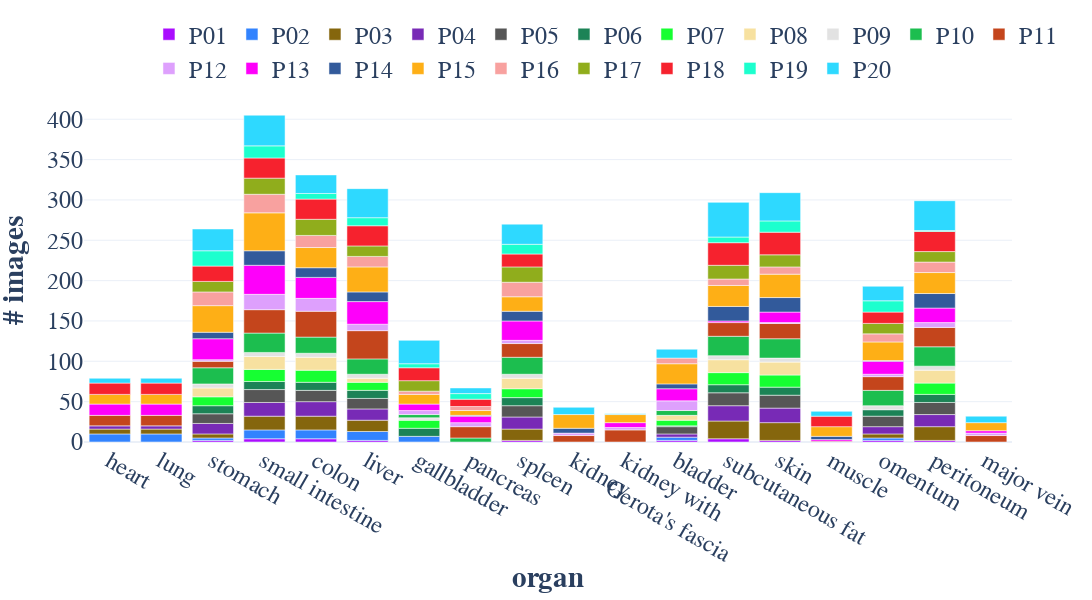

Notebook code cell kept with this figure:
### Markdown cell above
## Barchart

### Code cell
df_labels = sqldf("""
    SELECT label_name, subject_name AS `pig identifier`, COUNT(*) AS n_images, SUM(n_pixels) AS n_pixels
    FROM df
    GROUP BY label_name, subject_name
""").query("label_name in @labels")
df_labels.replace(pigs, [f"P{pigs.index(p) + 1:02d}" for p in pigs], inplace=True)
df_labels.replace(labels, labels_plotly, inplace=True)
df_labels.sort_values(by=["pig identifier"], inplace=True)

fig = px.bar(
    df_labels,
    x="label_name",
    y="n_images",
    color="pig identifier",
    color_discrete_sequence=px.colors.qualitative.Alphabet,
)
fig.update_xaxes(tickangle=30, categoryorder="array", categoryarray=labels_plotly)
fig.update_yaxes(matches=None, showticklabels=True)
fig.update_layout(height=600, width=2000)
fig.update_layout(yaxis_title="<b># images</b>", xaxis_title=dict(text="<b>organ</b>", standoff=0))
fig.update_layout(legend=dict(x=0.07, y=1.02, yanchor="bottom", orientation="h", title=""))
fig.update_layout(template="plotly_white", font_family="Libertinus Serif", font_size=24)
fig.write_image(settings_seg.paper_dir / "data_statistics_bar.pdf")
fig.show()

### Figure 1 — Plotly figure (JSON) as saved in the notebook; plotly's stock layout.template omitted (floating-point values rounded to 4 significant figures)
{"data": [{"alignmentgroup": "True", "hovertemplate": "pig identifier=P01<br>label_name=%{x}<br>n_images=%{y}<extra></extra>", "legendgroup": "P01", "marker": {"color": "#AA0DFE", "pattern": {"shape": ""}}, "name": "P01", "offsetgroup": "P01", "orientation": "v", "showlegend": true, "textposition": "auto", "type": "bar", "x": ["bladder", "stomach", "spleen", "small intestine", "skin", "peritoneum", "omentum", "liver", "colon", "subcutaneous fat"], "xaxis": "x", "y": [2, 2, 2, 4, 2, 2, 2, 2, 4, 4], "yaxis": "y"}, {"alignmentgroup": "True", "hovertemplate": "pig identifier=P02<br>label_name=%{x}<br>n_images=%{y}<extra></extra>", "legendgroup": "P02", "marker": {"color": "#3283FE", "pattern": {"shape": ""}}, "name": "P02", "offsetgroup": "P02", "orientation": "v", "showlegend": true, "textposition": "auto", "type": "bar", "x": ["stomach", "small intestine", "lung", "liver", "heart", "gallbladder", "omentum", "colon", "bladder"], "xaxis": "x", "y": [3, 11, 10, 11, 10, 7, 3, 11, 4], "yaxis": "y"}, {"alignmentgroup": "True", "hovertemplate": "pig identifier=P03<br>label_name=%{x}<br>n_images=%{y}<extra></extra>", "legendgroup": "P03", "marker": {"color": "#85660D", "pattern": {"shape": ""}}, "name": "P03", "offsetgroup": "P03", "orientation": "v", "showlegend": true, "textposition": "auto", "type": "bar", "x": ["small intestine", "subcutaneous fat", "spleen", "heart", "omentum", "liver", "stomach", "skin", "lung", "peritoneum", "muscle", "colon"], "xaxis": "x", "y": [17, 22, 14, 6, 5, 14, 5, 22, 6, 17, 1, 17], "yaxis": "y"}, {"alignmentgroup": "True", "hovertemplate": "pig identifier=P04<br>label_name=%{x}<br>n_images=%{y}<extra></extra>", "legendgroup": "P04", "marker": {"color": "#782AB6", "pattern": {"shape": ""}}, "name": "P04", "offsetgroup": "P04", "orientation": "v", "showlegend": true, "textposition": "auto", "type": "bar", "x": ["liver", "small intestine", "lung", "heart", "peritoneum", "spleen", "bladder", "skin", "colon", "omentum", "subcutaneous fat", "stomach"], "xaxis": "x", "y": [14, 17, 4, 4, 15, 15, 4, 18, 18, 9, 19, 13], "yaxis": "y"}, {"alignmentgroup": "True", "hovertemplate": "pig identifier=P05<br>label_name=%{x}<br>n_images=%{y}<extra></extra>", "legendgroup": "P05", "marker": {"color": "#565656", "pattern": {"shape": ""}}, "name": "P05", "offsetgroup": "P05", "orientation": "v", "showlegend": true, "textposition": "auto", "type": "bar", "x": ["omentum", "liver", "subcutaneous fat", "colon", "small intestine", "stomach", "peritoneum", "skin", "bladder", "spleen"], "xaxis": "x", "y": [13, 13, 16, 14, 16, 12, 15, 16, 9, 14], "yaxis": "y"}, {"alignmentgroup": "True", "hovertemplate": "pig identifier=P06<br>label_name=%{x}<br>n_images=%{y}<extra></extra>", "legendgroup": "P06", "marker": {"color": "#1C8356", "pattern": {"shape": ""}}, "name": "P06", "offsetgroup": "P06", "orientation": "v", "showlegend": true, "textposition": "auto", "type": "bar", "x": ["bladder", "liver", "stomach", "skin", "small intestine", "peritoneum", "omentum", "gallbladder", "spleen", "colon", "subcutaneous fat"], "xaxis": "x", "y": [1, 10, 10, 10, 10, 10, 8, 10, 10, 10, 10], "yaxis": "y"}, {"alignmentgroup": "True", "hovertemplate": "pig identifier=P07<br>label_name=%{x}<br>n_images=%{y}<extra></extra>", "legendgroup": "P07", "marker": {"color": "#16FF32", "pattern": {"shape": ""}}, "name": "P07", "offsetgroup": "P07", "orientation": "v", "showlegend": true, "textposition": "auto", "type": "bar", "x": ["peritoneum", "bladder", "gallbladder", "skin", "spleen", "subcutaneous fat", "colon", "liver", "small intestine", "stomach"], "xaxis": "x", "y": [14, 7, 10, 15, 11, 15, 15, 10, 15, 11], "yaxis": "y"}, {"alignmentgroup": "True", "hovertemplate": "pig identifier=P08<br>label_name=%{x}<br>n_images=%{y}<extra></extra>", "legendgroup": "P08", "marker": {"color": "#F7E1A0", "pattern": {"shape": ""}}, "name": "P08", "offsetgroup": "P08", "orientation": "v", "showlegend": true, "textposition": "auto", "type": "bar", "x": ["liver", "bladder", "peritoneum", "colon", "subcutaneous fat", "skin", "spleen", "stomach", "small intestine"], "xaxis": "x", "y": [5, 6, 16, 16, 16, 16, 13, 11, 16], "yaxis": "y"}, {"alignmentgroup": "True", "hovertemplate": "pig identifier=P09<br>label_name=%{x}<br>n_images=%{y}<extra></extra>", "legendgroup": "P09", "marker": {"color": "#E2E2E2", "pattern": {"shape": ""}}, "name": "P09", "offsetgroup": "P09", "orientation": "v", "showlegend": true, "textposition": "auto", "type": "bar", "x": ["peritoneum", "omentum", "spleen", "gallbladder", "colon", "small intestine", "liver", "subcutaneous fat", "stomach", "skin"], "xaxis": "x", "y": [5, 5, 5, 3, 5, 5, 5, 5, 5, 5], "yaxis": "y"}, {"alignmentgroup": "True", "hovertemplate": "pig identifier=P10<br>label_name=%{x}<br>n_images=%{y}<extra></extra>", "legendgroup": "P10", "marker": {"color": "#1CBE4F", "pattern": {"shape": ""}}, "name": "P10", "offsetgroup": "P10", "orientation": "v", "showlegend": true, "textposition": "auto", "type": "bar", "x": ["subcutaneous fat", "gallbladder", "spleen", "stomach", "colon", "bladder", "liver", "peritoneum", "pancreas", "omentum", "skin", "small intestine"], "xaxis": "x", "y": [24, 4, 21, 20, 20, 6, 19, 24, 5, 19, 24, 24], "yaxis": "y"}, {"alignmentgroup": "True", "hovertemplate": "pig identifier=P11<br>label_name=%{x}<br>n_images=%{y}<extra></extra>", "legendgroup": "P11", "marker": {"color": "#C4451C", "pattern": {"shape": ""}}, "name": "P11", "offsetgroup": "P11", "orientation": "v", "showlegend": true, "textposition": "auto", "type": "bar", "x": ["pancreas", "omentum", "subcutaneous fat", "major vein", "spleen", "kidney", "heart", "lung", "peritoneum", "small intestine", "colon", "stomach", "liver", "kidney with<br>Gerota's fascia", "skin"], "xaxis": "x", "y": [14, 17, 17, 8, 17, 8, 13, 13, 24, 29, 32, 8, 35, 15, 19], "yaxis": "y"}, {"alignmentgroup": "True", "hovertemplate": "pig identifier=P12<br>label_name=%{x}<br>n_images=%{y}<extra></extra>", "legendgroup": "P12", "marker": {"color": "#DEA0FD", "pattern": {"shape": ""}}, "name": "P12", "offsetgroup": "P12", "orientation": "v", "showlegend": true, "textposition": "auto", "type": "bar", "x": ["small intestine", "pancreas", "skin", "peritoneum", "spleen", "stomach", "omentum", "bladder", "gallbladder", "kidney", "kidney with<br>Gerota's fascia", "colon", "major vein", "liver"], "xaxis": "x", "y": [19, 5, 1, 6, 4, 2, 3, 12, 5, 3, 3, 16, 3, 8], "yaxis": "y"}, {"alignmentgroup": "True", "hovertemplate": "pig identifier=P13<br>label_name=%{x}<br>n_images=%{y}<extra></extra>", "legendgroup": "P13", "marker": {"color": "#FE00FA", "pattern": {"shape": ""}}, "name": "P13", "offsetgroup": "P13", "orientation": "v", "showlegend": true, "textposition": "auto", "type": "bar", "x": ["spleen", "liver", "colon", "omentum", "major vein", "stomach", "subcutaneous fat", "heart", "peritoneum", "bladder", "lung", "small intestine", "muscle", "skin", "kidney with<br>Gerota's fascia", "gallbladder", "pancreas"], "xaxis": "x", "y": [24, 28, 26, 16, 3, 26, 2, 14, 18, 15, 14, 36, 2, 13, 6, 8, 8], "yaxis": "y"}, {"alignmentgroup": "True", "hovertemplate": "pig identifier=P14<br>label_name=%{x}<br>n_images=%{y}<extra></extra>", "legendgroup": "P14", "marker": {"color": "#325A9B", "pattern": {"shape": ""}}, "name": "P14", "offsetgroup": "P14", "orientation": "v", "showlegend": true, "textposition": "auto", "type": "bar", "x": ["skin", "colon", "omentum", "liver", "peritoneum", "subcutaneous fat", "muscle", "spleen", "kidney", "small intestine", "pancreas", "bladder", "stomach"], "xaxis": "x", "y": [18, 12, 1, 12, 18, 18, 4, 12, 6, 18, 1, 6, 8], "yaxis": "y"}, {"alignmentgroup": "True", "hovertemplate": "pig identifier=P15<br>label_name=%{x}<br>n_images=%{y}<extra></extra>", "legendgroup": "P15", "marker": {"color": "#FEAF16", "pattern": {"shape": ""}}, "name": "P15", "offsetgroup": "P15", "orientation": "v", "showlegend": true, "textposition": "auto", "type": "bar", "x": ["skin", "heart", "kidney", "muscle", "gallbladder", "kidney with<br>Gerota's fascia", "spleen", "bladder", "subcutaneous fat", "small intestine", "omentum", "liver", "stomach", "major vein", "lung", "peritoneum", "pancreas", "colon"], "xaxis": "x", "y": [29, 12, 17, 12, 12, 10, 18, 25, 26, 47, 23, 31, 33, 10, 12, 26, 6, 25], "yaxis": "y"}, {"alignmentgroup": "True", "hovertemplate": "pig identifier=P16<br>label_name=%{x}<br>n_images=%{y}<extra></extra>", "legendgroup": "P16", "marker": {"color": "#F8A19F", "pattern": {"shape": ""}}, "name": "P16", "offsetgroup": "P16", "orientation": "v", "showlegend": true, "textposition": "auto", "type": "bar", "x": ["peritoneum", "omentum", "spleen", "gallbladder", "small intestine", "stomach", "liver", "subcutaneous fat", "bladder", "pancreas", "colon", "skin"], "xaxis": "x", "y": [13, 10, 18, 4, 23, 17, 13, 8, 7, 5, 15, 9], "yaxis": "y"}, {"alignmentgroup": "True", "hovertemplate": "pig identifier=P17<br>label_name=%{x}<br>n_images=%{y}<extra></extra>", "legendgroup": "P17", "marker": {"color": "#90AD1C", "pattern": {"shape": ""}}, "name": "P17", "offsetgroup": "P17", "orientation": "v", "showlegend": true, "textposition": "auto", "type": "bar", "x": ["colon", "subcutaneous fat", "liver", "omentum", "peritoneum", "stomach", "small intestine", "skin", "gallbladder", "spleen"], "xaxis": "x", "y": [20, 17, 13, 13, 13, 13, 20, 15, 13, 19], "yaxis": "y"}, {"alignmentgroup": "True", "hovertemplate": "pig identifier=P18<br>label_name=%{x}<br>n_images=%{y}<extra></extra>", "legendgroup": "P18", "marker": {"color": "#F6222E", "pattern": {"shape": ""}}, "name": "P18", "offsetgroup": "P18", "orientation": "v", "showlegend": true, "textposition": "auto", "type": "bar", "x": ["subcutaneous fat", "peritoneum", "stomach", "omentum", "heart", "small intestine", "skin", "colon", "gallbladder", "liver", "muscle", "pancreas", "lung", "spleen"], "xaxis": "x", "y": [28, 25, 19, 14, 14, 25, 28, 25, 16, 25, 13, 9, 14, 16], "yaxis": "y"}, {"alignmentgroup": "True", "hovertemplate": "pig identifier=P19<br>label_name=%{x}<br>n_images=%{y}<extra></extra>", "legendgroup": "P19", "marker": {"color": "#1CFFCE", "pattern": {"shape": ""}}, "name": "P19", "offsetgroup": "P19", "orientation": "v", "showlegend": true, "textposition": "auto", "type": "bar", "x": ["colon", "spleen", "skin", "omentum", "small intestine", "gallbladder", "pancreas", "stomach", "subcutaneous fat", "liver", "peritoneum"], "xaxis": "x", "y": [7, 12, 14, 14, 15, 5, 7, 19, 7, 10, 1], "yaxis": "y"}, {"alignmentgroup": "True", "hovertemplate": "pig identifier=P20<br>label_name=%{x}<br>n_images=%{y}<extra></extra>", "legendgroup": "P20", "marker": {"color": "#2ED9FF", "pattern": {"shape": ""}}, "name": "P20", "offsetgroup": "P20", "orientation": "v", "showlegend": true, "textposition": "auto", "type": "bar", "x": ["subcutaneous fat", "muscle", "omentum", "major vein", "pancreas", "lung", "liver", "kidney with<br>Gerota's fascia", "skin", "colon", "kidney", "heart", "gallbladder", "spleen", "small intestine", "bladder", "peritoneum", "stomach"], "xaxis": "x", "y": [43, 6, 18, 8, 7, 6, 36, 1, 35, 23, 9, 6, 29, 25, 38, 11, 37, 27], "yaxis": "y"}], "layout": {"barmode": "relative", "font": {"family": "Libertinus Serif", "size": 24}, "height": 600, "legend": {"orientation": "h", "title": {"text": ""}, "tracegroupgap": 0, "x": 0.07, "y": 1.02, "yanchor": "bottom"}, "margin": {"t": 60}, "width": 2000, "xaxis": {"anchor": "y", "categoryarray": ["heart", "lung", "stomach", "small intestine", "colon", "liver", "gallbladder", "pancreas", "spleen", "kidney", "kidney with<br>Gerota's fascia", "bladder", "subcutaneous fat", "skin", "muscle", "omentum", "peritoneum", "major vein"], "categoryorder": "array", "domain": [0, 1], "tickangle": 30, "title": {"standoff": 0, "text": "<b>organ</b>"}}, "yaxis": {"anchor": "x", "domain": [0, 1], "showticklabels": true, "title": {"text": "<b># images</b>"}}}}
